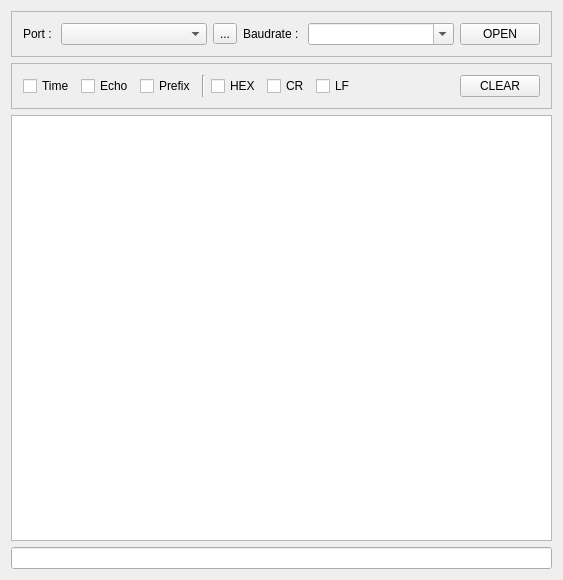
<?xml version="1.0" encoding="UTF-8"?>
<ui version="4.0">
 <class>MainWindow</class>
 <widget class="QMainWindow" name="MainWindow">
  <property name="geometry">
   <rect>
    <x>0</x>
    <y>0</y>
    <width>563</width>
    <height>580</height>
   </rect>
  </property>
  <property name="windowTitle">
   <string>Serial Port Test</string>
  </property>
  <widget class="QWidget" name="centralWidget">
   <layout class="QVBoxLayout" name="verticalLayout">
    <item>
     <widget class="QFrame" name="frame">
      <property name="frameShape">
       <enum>QFrame::StyledPanel</enum>
      </property>
      <property name="frameShadow">
       <enum>QFrame::Raised</enum>
      </property>
      <layout class="QHBoxLayout" name="horizontalLayout">
       <item>
        <widget class="QLabel" name="label">
         <property name="sizePolicy">
          <sizepolicy hsizetype="Fixed" vsizetype="Preferred">
           <horstretch>0</horstretch>
           <verstretch>0</verstretch>
          </sizepolicy>
         </property>
         <property name="text">
          <string>Port : </string>
         </property>
        </widget>
       </item>
       <item>
        <widget class="QComboBox" name="cbSerialPort"/>
       </item>
       <item>
        <widget class="QToolButton" name="btnPortRefresh">
         <property name="text">
          <string>...</string>
         </property>
        </widget>
       </item>
       <item>
        <widget class="QLabel" name="label_2">
         <property name="sizePolicy">
          <sizepolicy hsizetype="Fixed" vsizetype="Preferred">
           <horstretch>0</horstretch>
           <verstretch>0</verstretch>
          </sizepolicy>
         </property>
         <property name="text">
          <string>Baudrate : </string>
         </property>
        </widget>
       </item>
       <item>
        <widget class="QComboBox" name="cbBaudrate">
         <property name="editable">
          <bool>true</bool>
         </property>
        </widget>
       </item>
       <item>
        <widget class="QPushButton" name="btnSerialOpenClose">
         <property name="sizePolicy">
          <sizepolicy hsizetype="Fixed" vsizetype="Fixed">
           <horstretch>0</horstretch>
           <verstretch>0</verstretch>
          </sizepolicy>
         </property>
         <property name="text">
          <string>OPEN</string>
         </property>
        </widget>
       </item>
      </layout>
     </widget>
    </item>
    <item>
     <widget class="QFrame" name="frame_2">
      <property name="frameShape">
       <enum>QFrame::StyledPanel</enum>
      </property>
      <property name="frameShadow">
       <enum>QFrame::Raised</enum>
      </property>
      <layout class="QHBoxLayout" name="horizontalLayout_2">
       <item>
        <widget class="QCheckBox" name="checkBox">
         <property name="text">
          <string>Time</string>
         </property>
        </widget>
       </item>
       <item>
        <widget class="QCheckBox" name="checkBox_2">
         <property name="text">
          <string>Echo</string>
         </property>
        </widget>
       </item>
       <item>
        <widget class="QCheckBox" name="checkBox_3">
         <property name="text">
          <string>Prefix</string>
         </property>
        </widget>
       </item>
       <item>
        <widget class="Line" name="line">
         <property name="orientation">
          <enum>Qt::Vertical</enum>
         </property>
        </widget>
       </item>
       <item>
        <widget class="QCheckBox" name="checkBox_4">
         <property name="text">
          <string>HEX</string>
         </property>
        </widget>
       </item>
       <item>
        <widget class="QCheckBox" name="checkBox_5">
         <property name="text">
          <string>CR</string>
         </property>
        </widget>
       </item>
       <item>
        <widget class="QCheckBox" name="checkBox_6">
         <property name="text">
          <string>LF</string>
         </property>
        </widget>
       </item>
       <item>
        <spacer name="horizontalSpacer">
         <property name="orientation">
          <enum>Qt::Horizontal</enum>
         </property>
         <property name="sizeHint" stdset="0">
          <size>
           <width>40</width>
           <height>20</height>
          </size>
         </property>
        </spacer>
       </item>
       <item>
        <widget class="QPushButton" name="pushButton_2">
         <property name="text">
          <string>CLEAR</string>
         </property>
        </widget>
       </item>
      </layout>
     </widget>
    </item>
    <item>
     <widget class="QPlainTextEdit" name="txtSerialLog"/>
    </item>
    <item>
     <widget class="QLineEdit" name="lineSerialWrite"/>
    </item>
   </layout>
  </widget>
 </widget>
 <layoutdefault spacing="6" margin="11"/>
 <resources/>
 <connections/>
</ui>
